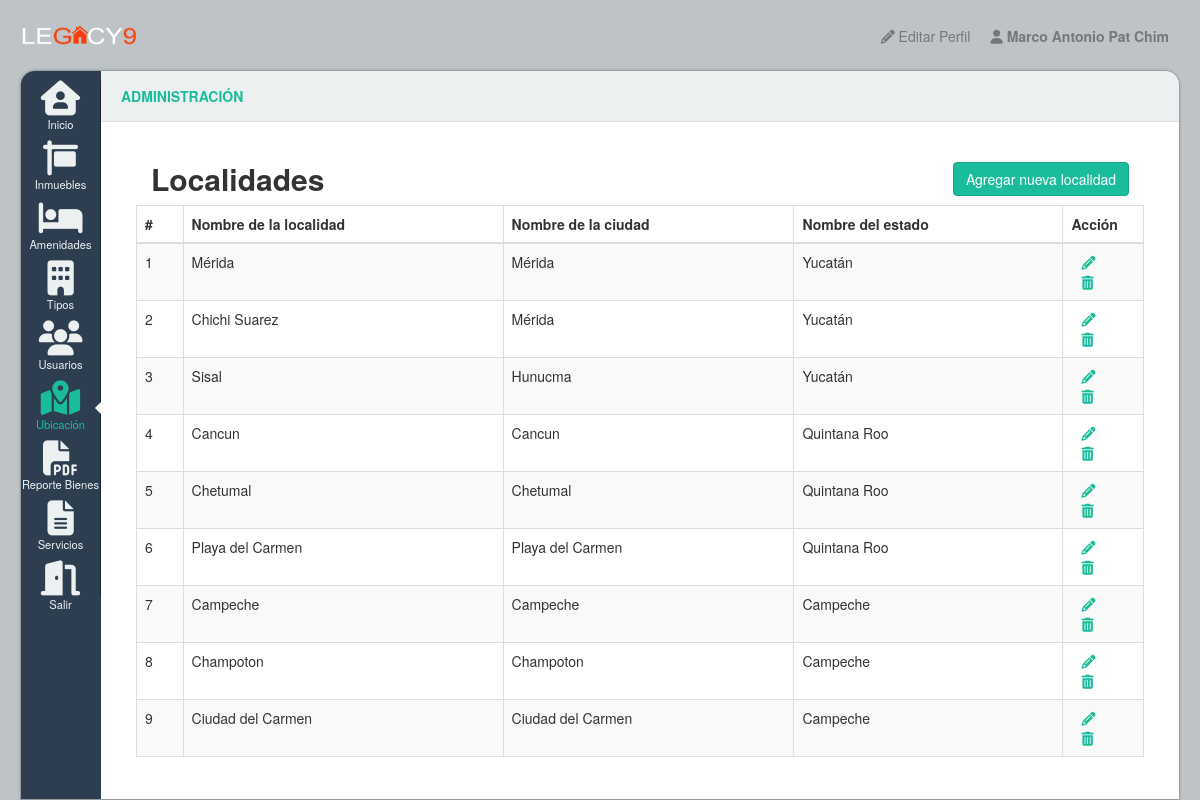
The page /bd/localidad/ver_localidades.php (signed in) on the database its author committed.
### tables this page shows
CREATE TABLE `localidad` (
  `ID_Loc` int(8) NOT NULL AUTO_INCREMENT,
  `Nom_Loc` varchar(60) NOT NULL,
  `ID_Ciu_Loc` int(8) NOT NULL,
  PRIMARY KEY (`ID_Loc`),
  KEY `fk_LOCALIDAD_CIUDAD1_idx` (`ID_Ciu_Loc`),
  CONSTRAINT `fk_LOCALIDAD_CIUDAD1` FOREIGN KEY (`ID_Ciu_Loc`) REFERENCES `ciudad` (`ID_Ciu`) ON DELETE CASCADE ON UPDATE CASCADE
);

CREATE TABLE `ciudad` (
  `ID_Ciu` int(8) NOT NULL AUTO_INCREMENT,
  `Nom_Ciu` varchar(60) NOT NULL,
  `ID_Est_Ciu` int(8) NOT NULL,
  PRIMARY KEY (`ID_Ciu`),
  KEY `fk_CIUDAD_ESTADO1_idx` (`ID_Est_Ciu`),
  CONSTRAINT `fk_CIUDAD_ESTADO1` FOREIGN KEY (`ID_Est_Ciu`) REFERENCES `estado` (`ID_Est`) ON DELETE CASCADE ON UPDATE CASCADE
);

CREATE TABLE `estado` (
  `ID_Est` int(8) NOT NULL AUTO_INCREMENT,
  `Nom_Est` varchar(60) NOT NULL,
  PRIMARY KEY (`ID_Est`)
);

### bd/localidad/ver_localidades.php (the view, shortened to what this page needs)
<!DOCTYPE html>
<html class='no-js' lang='en'>
<head>
    <link href="../../css/application-a07755f5.css" rel="stylesheet" type="text/css" />
    <link href="../../css/font-awesome.min.css" rel="stylesheet" type="text/css" />
</head>
<body class='main page'>
	<div class='navbar navbar-default' id='navbar'>
		<img src="../../img/Logo%20Legacy%20Arial.png" width="10%"alt="" style="margin-top: 14px"/>
		<ul class='nav navbar-nav pull-right'>
			<li>
				<a href='../editar_perfil.php'>
					<i class='icon-pencil'></i>
					Editar Perfil
				</a>
			</li>
			<li class='dropdown user'>
				<a>
					<i class='icon-user'></i>
					<strong><?php echo $_SESSION['username']; ?></strong>
				</a>
			</li>
		</ul>
    </div>
    <div id='wrapper'>
		<section id='sidebar'>
			<ul id='dock'>
				<li class='launcher'>
					<i class="fas fa-house-user"></i>
					<a href="../../indexpa.php">Inicio</a>
				</li>
				<li class='launcher'>
					<i class="fas fa-sign"></i>
					<a href="../bienes/ver_bienes.php">Inmuebles</a>
				</li>
				<li class='launcher'>
					<i class="fas fa-bed"></i>
					<a href="../amenidades/ver_amenidades.php">Amenidades</a>
				</li>
				<li class='launcher'>
					<i class="fas fa-building"></i>
					<a href="../tipos/ver_tipos.php">Tipos</a>
				</li>
				<li class='launcher'>
					<i class="fas fa-users"></i>
					<a href="../usuarios/ver_usuarios.php">Usuarios</a>
				</li>
				<li class='active launcher'>
					<i class="fas fa-map-marked-alt"></i>
					<a href="../../location.php">Ubicación</a>
				</li>
				<li class='launcher'>
					<i class='fas fa-file-pdf'></i>
					<a href='../bienes/pdf.php'>Reporte Bienes</a>
				</li>
				<li class='launcher'>
					<i class='fas fa-file-alt'></i>
					<a href='../../service.php'>Servicios</a>
				</li>
				<li class="launcher">
					<i class='fas fa-door-open'></i>
					<a href='../veriflogout.php'>Salir</a>
				</li>
			</ul>
			<div data-toggle='tooltip' id='beaker' title='Made by lab2023'></div>
		</section>
		<section id='tools'>
			<ul class='breadcrumb' id='breadcrumb'>
				<li class='title'>ADMINISTRACIÓN</li>
			</ul>
		</section>
		<div id='content'>
			<div class="wrapper2">
				<div class="container-fluid">
					<div class="row">
						<div class="col-md-12">
							<div class="col-md-8">
								<h2 class="pull-left"><b>Localidades</b></h2>
							</div>
							<div class="col-md-4">
								<br>
								<a href="crear_localidades.php" class="btn btn-success pull-right">Agregar nueva localidad</a>
							</div>
							<?php
							require_once "../config.php";
							$sql = "SELECT localidad.ID_Loc, localidad.Nom_Loc, ciudad.Nom_Ciu, estado.Nom_Est FROM localidad inner join ciudad on localidad.ID_Ciu_Loc = ciudad.ID_Ciu inner join estado on ciudad.ID_Est_Ciu = estado.ID_Est group by (ID_Loc);";
							if($result = mysqli_query($mysqli, $sql)){
								if(mysqli_num_rows($result) > 0){
									echo "<table class='table table-bordered table-striped'>";
										echo "<thead>";
											echo "<tr>";
												echo "<th>#</th>";
												echo "<th>Nombre de la localidad</th>";
												echo "<th>Nombre de la ciudad</th>";
												echo "<th>Nombre del estado</th>";
												echo "<th>Acción</th>";
											echo "</tr>";
										echo "</thead>";
										echo "<tbody>";
										while($row = mysqli_fetch_array($result)){
											echo "<tr>";
												echo "<td>" . $row['ID_Loc'] . "</td>";
												echo "<td>" . $row['Nom_Loc'] . "</td>";
												echo "<td>" . $row['Nom_Ciu'] . "</td>";
												echo "<td>" . $row['Nom_Est'] . "</td>";
												echo "<td width='8%'>";
													echo "<a href='cambiar_localidades.php?ID_Loc=". $row['ID_Loc'] ."' title='Actualizar' data-toggle='tooltip'><i class='fas fa-pencil-alt' style='margin-left: 10px; margin-right: 10px'></i></a>";
													echo "<a href='eliminar_localidades.php?ID_Loc=". $row['ID_Loc'] ."' title='Eliminar' data-toggle='tooltip'><i class='fas fa-trash-alt' style='margin-left: 10px; margin-right: 10px'></i></a>";
												echo "</td>";
											echo "</tr>";
										}
										echo "</tbody>";
									echo "</table>";
								} else{
									echo "<p class='lead'><em>No se han encontrado datos.</em></p>";
								}
							} else{
								echo "ERROR: No se pudo ejecutar $sql. " . mysqli_error($mysqli);
							}
							?>
						</div>
					</div>
				</div>
			</div>
		</div>
	</div>
</body>
</html>

### rows shown on the page
localidad: ID_Loc "1", Nom_Loc "Mérida", ID_Ciu_Loc.Nom_Ciu "Mérida", estado.Nom_Est "Yucatán"
localidad: ID_Loc "2", Nom_Loc "Chichi Suarez", ID_Ciu_Loc.Nom_Ciu "Mérida", estado.Nom_Est "Yucatán"
localidad: ID_Loc "3", Nom_Loc "Sisal", ID_Ciu_Loc.Nom_Ciu "Hunucma", estado.Nom_Est "Yucatán"
localidad: ID_Loc "4", Nom_Loc "Cancun", ID_Ciu_Loc.Nom_Ciu "Cancun", estado.Nom_Est "Quintana Roo"
localidad: ID_Loc "5", Nom_Loc "Chetumal", ID_Ciu_Loc.Nom_Ciu "Chetumal", estado.Nom_Est "Quintana Roo"
localidad: ID_Loc "6", Nom_Loc "Playa del Carmen", ID_Ciu_Loc.Nom_Ciu "Playa del Carmen", estado.Nom_Est "Quintana Roo"
localidad: ID_Loc "7", Nom_Loc "Campeche", ID_Ciu_Loc.Nom_Ciu "Campeche", estado.Nom_Est "Campeche"
localidad: ID_Loc "8", Nom_Loc "Champoton", ID_Ciu_Loc.Nom_Ciu "Champoton", estado.Nom_Est "Campeche"
localidad: ID_Loc "9", Nom_Loc "Ciudad del Carmen", ID_Ciu_Loc.Nom_Ciu "Ciudad del Carmen", estado.Nom_Est "Campeche"

### other values the page prints
$_SESSION['username'] "Marco Antonio Pat Chim"
